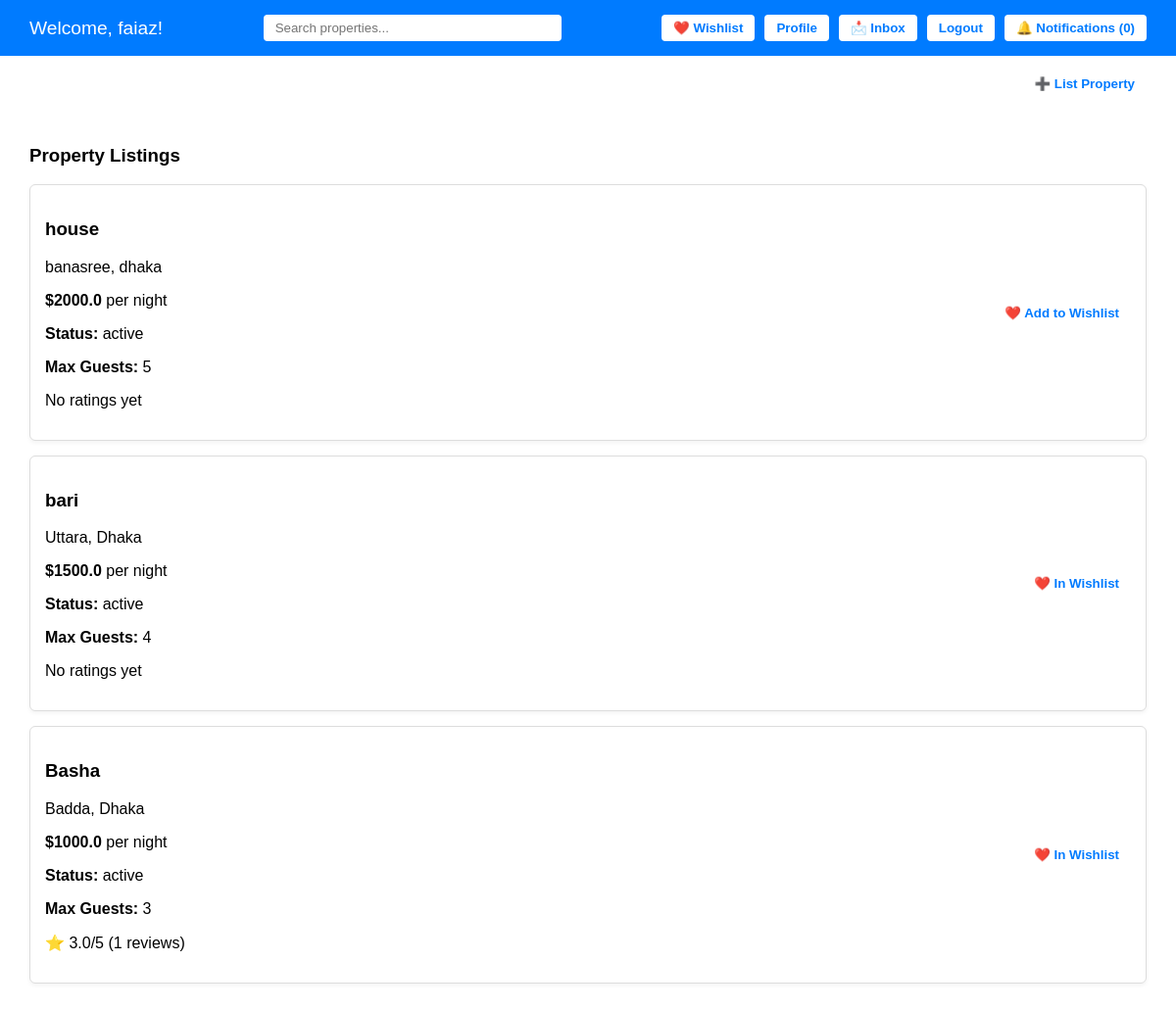
Page /property/properties (signed in) on the committed database.
### app/models/user.py (models this page shows, shortened)
class User(UserMixin, db.Model):
    __tablename__ = 'user'
    id = db.Column(db.Integer, primary_key=True)
    username = db.Column(db.String(100), nullable=False)
    email = db.Column(db.String(120), unique=True, nullable=False)
    password_hash = db.Column(db.String(128), nullable=False)
    role = db.Column(db.String(20), default='guest')
    profile_photo = db.Column(db.String(200))
    bio = db.Column(db.Text)
    date_created = db.Column(db.DateTime, default=datetime.utcnow)
    is_admin = db.Column(db.Boolean, default=False)
    hosted_properties = db.relationship('Property',back_populates='host',foreign_keys='Property.host_id',cascade='all, delete-orphan')
    bookings = db.relationship('Booking',back_populates='guest',foreign_keys='Booking.guest_id',cascade='all, delete-orphan')
    reviews = db.relationship('Review', back_populates='user', cascade='all, delete-orphan')
    wishlist = db.relationship("Wishlist", back_populates="user", cascade="all, delete-orphan")
    def wishlist_property_ids(self):
        return [w.property_id for w in self.wishlist]

### app/models/property.py (models this page shows, shortened)
class Property(db.Model):
    id = db.Column(db.Integer, primary_key=True)
    title = db.Column(db.String(120), nullable=False)
    description = db.Column(db.Text, nullable=False)
    location = db.Column(db.String(200))
    price = db.Column(db.Float, nullable=False, default=0.0)
    host_id = db.Column(db.Integer, db.ForeignKey('user.id'), nullable=False)
    max_guests = db.Column(db.Integer)
    status = db.Column(db.String(20), default='active')  # active, inactive, pending, rejected
    area = db.Column(db.String(100), nullable=False)
    city = db.Column(db.String(100), nullable=False)
    created_at = db.Column(db.DateTime, default=datetime.utcnow)
    photos = db.relationship("PropertyPhoto", back_populates="property", cascade="all, delete-orphan")
    bookings = db.relationship("Booking", back_populates="property_item", cascade="all, delete-orphan", passive_deletes=True)
    host = db.relationship("User", back_populates="hosted_properties", foreign_keys=[host_id])
    photos_rel = db.relationship('PropertyPhoto', back_populates='property', cascade="all, delete-orphan")
    reviews = db.relationship('Review', back_populates='property', cascade='all, delete-orphan')
    wishlisted_by = db.relationship("Wishlist", back_populates="property")
    def average_rating(self):
        if not self.reviews:
            return None
        return round(sum(r.rating for r in self.reviews) / len(self.reviews), 1)

### app/models/review.py (models this page shows)
class Review(db.Model):
    __tablename__ = 'review'
    id = db.Column(db.Integer, primary_key=True)
    rating = db.Column(db.Integer, nullable=False)  # 1–5 stars
    comment = db.Column(db.Text, nullable=True)
    created_at = db.Column(db.DateTime, default=datetime.utcnow)
    user_id = db.Column(db.Integer, db.ForeignKey('user.id'), nullable=False)
    property_id = db.Column(db.Integer, db.ForeignKey('property.id'), nullable=False)
    user = db.relationship('User', back_populates='reviews')
    property = db.relationship('Property', back_populates='reviews')

### app/routes/property.py (the view)
@property_bp.route('/properties')
def all_properties():
    properties = Property.query.order_by(Property.created_at.desc()).all()
    return render_template('home.html', properties=properties)

### app/models/user.py (called while the page is built)
@login_manager.user_loader
def load_user(user_id):
    return User.query.get(int(user_id))

### app/templates/home.html (shortened to what this page needs)
<!DOCTYPE html>
<html lang="en">
<head>
</head>
<body>
<header>
    <div class="welcome">Welcome, {{ current_user.username }}!</div>
    <div class="search-container">
        <form class="search-bar" method="GET" action="{{ url_for('auth.home') }}">
            <input type="text" name="q" placeholder="Search properties..." value="{{ request.args.get('q', '') }}">
        </form>
    </div>
    <div class="right-buttons">
        <form method="GET" action="{{ url_for('wishlist.view_wishlist') }}">
            <button class="profile-button">❤️ Wishlist</button>
        </form>
        <form method="GET" action="{{ url_for('profile.view_profile') }}">
            <button class="profile-button">Profile</button>
        </form>
        <form method="GET" action="{{ url_for('message.inbox') }}">
            <button class="profile-button">📩 Inbox</button>
        </form>
        <form method="POST" action="{{ url_for('auth.logout') }}">
            <button class="logout-button">Logout</button>
        </form>
        <div class="notifications-container">
            <div class="dropdown">
                <button class="profile-button">🔔 Notifications ({{ notifications|length }})</button>
            </div>
        </div>
    </div>
</header>
<div class="list-property-container">
    <form method="GET" action="{{ url_for('property.new_property') }}">
        <button class="list-button">➕ List Property</button>
    </form>
</div>
<div class="container">
    <h3>Property Listings</h3>
    {% if properties %}
        {% for p in properties %}
        <div class="property-card">
            <a href="{{ url_for('property.view_property', property_id=p.id) }}" class="property-card-link">
                <div class="property-info">
                    <h3>{{ p.title }}</h3>
                    <p>{{ p.area }}, {{ p.city }}</p>
                    <p><strong>${{ p.price }}</strong> per night</p>
                    <p><strong>Status:</strong> {{ p.status }}</p>
                    <p><strong>Max Guests:</strong> {{ p.max_guests }}</p>
                    {% if p.average_rating() %}
                        <p>⭐ {{ p.average_rating() }}/5 ({{ p.reviews|length }} reviews)</p>
                    {% else %}
                        <p>No ratings yet</p>
                    {% endif %}
                </div>
            </a>
            <form method="POST" action="{{ url_for('wishlist.add_to_wishlist', property_id=p.id) }}">
                {% if current_user.is_authenticated and p.id in current_user.wishlist_property_ids() %}
                    <button class="list-button" disabled>❤️ In Wishlist</button>
                {% else %}
                    <button class="list-button">❤️ Add to Wishlist</button>
                {% endif %}
            </form>
        </div>
        {% endfor %}
    {% else %}
        <p>No Property Listed.</p>
    {% endif %}
</div>
</body>
</html>

### app/templates/home.html (style rules this page uses)
body { font-family: Arial, sans-serif; margin: 0; padding: 0; }
header { background-color: #007BFF; color: white; padding: 15px 30px; display: flex; align-items: center; justify-content: space-between; }
.notifications-container { position: relative; }
.dropdown { position: relative; display: inline-block; }
.welcome { font-size: 1.2em; white-space: nowrap; }
.search-container { flex: 1; display: flex; justify-content: center; align-items: center; }
.search-bar { display: flex; align-items: center; }
.search-bar input { padding: 6px 12px; border: none; border-radius: 4px; width: 280px; }
.right-buttons { display: flex; gap: 10px; align-items: center; }
.profile-button, .list-button, .logout-button { background-color: white; color: #007BFF; padding: 6px 12px; border: none; border-radius: 4px; cursor: pointer; font-weight: bold; }
.container { padding: 30px; }
.property-card-link { text-decoration: none; color: inherit; display: block; }
.property-card { display: flex; justify-content: space-between; gap: 20px; align-items: center; border: 1px solid #ddd; padding: 15px; margin-bottom: 15px; border-radius: 6px; box-shadow: 0 2px 4px rgba(0,0,0,0.05); background-color: #fff; cursor: pointer; transition: all 0.3s ease; }
.property-info { flex: 1; }
.list-property-container { display: flex; justify-content: flex-end; padding: 0 30px; margin-top: 15px; }

### rows in the picture
User: username "faiaz"
Property: title "house", area "banasree", city "dhaka", price "2000.0", status "active", max_guests "5", shows "No ratings yet", shows "❤️ Add to Wishlist"
Property: title "bari", area "Uttara", city "Dhaka", price "1500.0", status "active", max_guests "4", shows "No ratings yet", shows "❤️ In Wishlist"
Property: title "Basha", area "Badda", city "Dhaka", price "1000.0", status "active", max_guests "3", average_rating "3.0", reviews|length "1", shows "❤️ In Wishlist"

### other values in the picture
{{ notifications|length }} "0"
